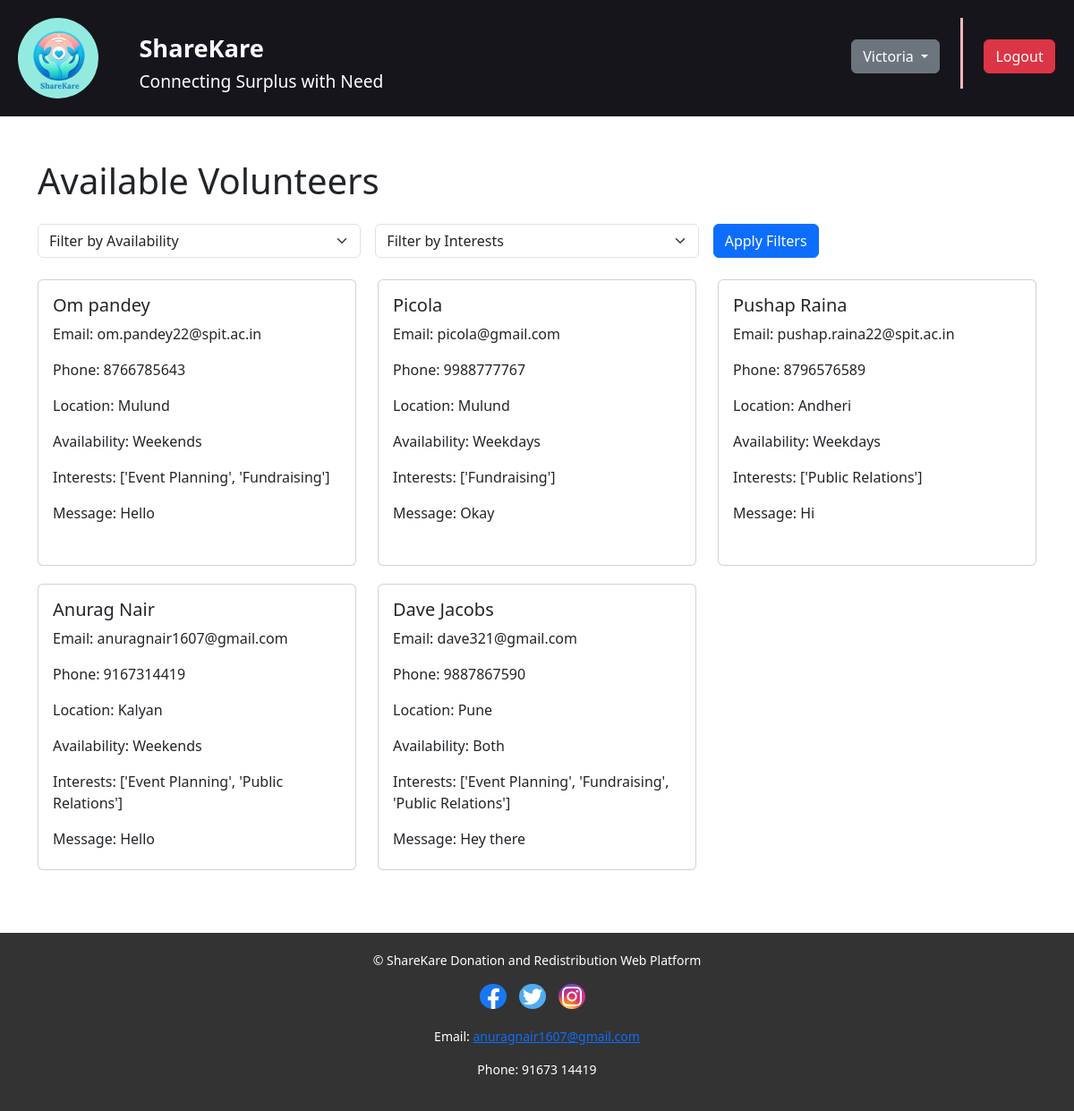
Page /view_volunteers/ (signed in) on the committed database.
### home/models.py (models this page shows, shortened)
class NGO(models.Model):
    user = models.OneToOneField(User, on_delete=models.CASCADE)
    regno = models.CharField(max_length=255)
    ngoname = models.CharField(max_length=255)
    document = models.FileField(upload_to='ngo_documents/')
    is_verified = models.BooleanField(default=False)
    latitude = models.FloatField(null=True, blank=True)
    longitude = models.FloatField(null=True, blank=True)

class Volunteer(models.Model):
    fullname = models.CharField(max_length=100)
    email = models.EmailField()
    phone = models.BigIntegerField()
    location = models.CharField(max_length=255)
    address = models.CharField(max_length=255, blank=True, null=True)
    AVAILABILITY_CHOICES = [
        ('Weekdays', 'Weekdays'),
        ('Weekends', 'Weekends'),
        ('Both', 'Both'),
    ]
    availability = models.CharField(max_length=8, choices=AVAILABILITY_CHOICES)
    interests = models.CharField(max_length=255)
    message = models.TextField(blank=True, null=True)
    latitude = models.FloatField(null=True, blank=True)
    longitude = models.FloatField(null=True, blank=True)

### home/views.py (the view)
# urls.py: path('view_volunteers/', views.view_volunteers, name='view_volunteers'),
def view_volunteers(request):
    volunteers = Volunteer.objects.all()
    availability = request.GET.get('availability')
    if availability:
        if availability != 'Both':
            volunteers =volunteers = volunteers.filter(availability=availability) | volunteers.filter(availability='Both')
        else:
            volunteers = volunteers.filter(availability=availability)
    interests = request.GET.get('interests')
    if interests:
        volunteers = volunteers.filter(interests__icontains=interests)
    profile = NGO.objects.get(user=request.user)
    ngo_latitude = profile.latitude
    ngo_longitude = profile.longitude
    if ngo_latitude and ngo_longitude:
        volunteers = sorted(volunteers,key=lambda x: haversine_distance(ngo_latitude, ngo_longitude, x.latitude, x.longitude))
    context = {
        'volunteers': volunteers,
        'ngoname': request.user.ngo.ngoname
    }
    return render(request, 'view_volunteers.html', context)

### home/views.py (called while the page is built)
def haversine_distance(lat1, lon1, lat2, lon2):
    lon1, lat1, lon2, lat2 = map(math.radians, [lon1, lat1, lon2, lat2])
    dlon = lon2 - lon1
    dlat = lat2 - lat1
    a = math.sin(dlat/2)**2 + math.cos(lat1) * math.cos(lat2) * math.sin(dlon/2)**2
    c = 2 * math.atan2(math.sqrt(a), math.sqrt(1-a))
    r = 6371  # Radius of the earth in kilometers
    return round(r * c, 2)

### templates/view_volunteers.html (shortened to what this page needs)
{% extends 'base2.html' %}
{% load static %}
{% block css %}
    <link rel="stylesheet" href="{% static "css/ngohome.css" %}">
{% endblock %}
{% block content %}
<div class="container mt-5">
    <h1 class="mb-4">Available Volunteers</h1>
    <div class="mb-4">
        <form action="" method="get" class="row g-3">
            <div class="col-md-4">
                <select class="form-select" name="availability">
                    <option value="" selected>Filter by Availability</option>
                </select>
            </div>
            <div class="col-md-4">
                <select class="form-select" name="interests">
                    <option value="" selected>Filter by Interests</option>
                </select>
            </div>
            <div class="col-md-4">
                <button type="submit" class="btn btn-primary">Apply Filters</button>
            </div>
        </form>
    </div>
    <div class="row">
        {% for volunteer in volunteers %}
        <div class="col-md-4">
            <div class="card volunteer-card">
                <div class="card-body">
                    <h5 class="card-title">{{ volunteer.fullname }}</h5>
                    <p class="card-text">Email: {{ volunteer.email }}</p>
                    <p class="card-text">Phone: {{ volunteer.phone }}</p>
                    <p class="card-text">Location: {{ volunteer.location }}</p>
                    <p class="card-text">Availability: {{ volunteer.availability }}</p>
                    <p class="card-text">Interests: {{ volunteer.interests }}</p>
                    {% if volunteer.message %}
                    <p class="card-text">Message: {{ volunteer.message }}</p>
                    {% endif %}
                </div>
            </div>
        </div>
        {% empty %}
        <div class="col">
            <p>No volunteers found.</p>
        </div>
        {% endfor %}
    </div>
</div>
{% endblock %}

### templates/base2.html (shortened to what this page needs)
<!DOCTYPE html>
{% load static %}
<html lang="en">
<head>
    <link rel="stylesheet" href="{% static "css/ngohome.css" %}"/>
    {% block css %}{% endblock %}
    <link href="https://cdn.jsdelivr.net/npm/bootstrap@5.3.3/dist/css/bootstrap.min.css" rel="stylesheet">
</head>
<body>
    <header>
        <div class="m_container">
            <div id="left">
                <div>
                    <img src="{% static "images/ShareKare.png" %}" id="logo" alt="ShareCare Logo">
                </div>
                <div id="lrig">
                        <h1>ShareKare</h1>
                        <h3>Connecting Surplus with Need</h3>
                </div>
            </div>
                <div class="dropdown">
                    <br>
                        <button class="btn btn-secondary dropdown-toggle" type="button" id="dropdownMenuButton" data-bs-toggle="dropdown" aria-expanded="false">
                            {{ request.user.ngo.ngoname }}
                        </button>
                    </div>
            <div class="vl"></div>
            <div id="user1">
                <a id ="link" href="{% url 'logout' %}"><button class="btn btn-danger" onclick="logout()">Logout</button></a>
            </div>
        </div>
    </header>
    <div class="content">
        {% block content %}
        {% endblock %}
    </div>
    <footer>
        <div class="m_container" id="last">
            <div class="footer-content">
                <p>&copy; ShareKare Donation and Redistribution Web Platform</p>
                <div class="social-media">
                    <a href="https://www.facebook.com/profile.php?id=100084735663295"><img src="{% static "images/facebook.png" %}" alt="Facebook"></a>
                    <a href="https://twitter.com/PushapRaina"><img src="{% static "images/twitter.png" %}" alt="Twitter"></a>
                    <a href="https://www.instagram.com/dope.music.official_?igsh=MWF5MTNlNGtqNmNxaA%3D%3D&utm_source=qr"><img src="{% static "images/instagram.jpg" %}" alt="Instagram"></a>
                </div>
                <div class="contact-info">
                    <p>Email: <a href="mailto:anuragnair1607@gmail.com">anuragnair1607@gmail.com</a></p>
                    <p>Phone: 91673 14419</p>
                </div>
            </div>
        </div>
    </footer>
</body>
</html>

### static/css/ngohome.css (style rules this page uses)
* { margin: 0; padding: 0; box-sizing: border-box; height: auto; }
body { font-family: 'Arial', sans-serif; background-color: #f4e8e8; overflow-x: hidden; }
#left h1 { font-size: 1.7rem; }
#left h3 { font-size: 1.2rem; }
#lrig { margin-top: 2%; }
.m_container { top: 0; max-width: 1600px; margin: 0 auto; padding: 0 20px; display: flex; flex-wrap: wrap; justify-content: center; gap: 2% }
#logo { height: 90px; width: 90px; border-radius: 50%; }
#left { display: flex; flex: 1; gap: 5%; }
.vl { border-left: 3px solid rgb(242, 183, 183); height: auto; margin-bottom: 1%; }
#user1 { margin-right: 1%; margin-top: 22px; width: 69px; height: 35px; text-align: center; padding-top: 2px; border-radius: 10%; }
#link { color: white; font-size: 1.2rem; }
header { background-color: #17151c; color: #fff; padding: 20px 0; top: 0; height: fit-content; }
header h1 { font-size: 24px; font-weight: bold; }
footer { background-color: #333; color: #fff; padding: 20px 0; text-align: center; position: relative; bottom: 0; margin-top: 50px; width: 100%; height: 10%; }
footer p { font-size: 14px; }
.footer-content { display: flex; flex-direction: column; align-items: center; }
.social-media { margin-bottom: 10px; }
.social-media a { margin-right: 10px; }
.social-media img { width: 30px; height: auto; border-radius: 50%; }
.contact-info { font-size: 14px; margin-top: 10px; }
html { scroll-behavior: smooth; }
.card { min-height: 320px; max-height: 320px; overflow-y: auto; }

### templates/view_volunteers.html (style rules this page uses)
.volunteer-card { margin-bottom: 20px; }

### rows in the picture
Volunteer: fullname "Om pandey", email "om.pandey22@spit.ac.in", phone "8766785643", location "Mulund", availability "Weekends", interests "['Event Planning', 'Fundraising']", message "Hello"
Volunteer: fullname "Picola", email "picola@gmail.com", phone "9988777767", location "Mulund", availability "Weekdays", interests "['Fundraising']", message "Okay"
Volunteer: fullname "Pushap Raina", email "pushap.raina22@spit.ac.in", phone "8796576589", location "Andheri", availability "Weekdays", interests "['Public Relations']", message "Hi"
Volunteer: fullname "Anurag Nair", email "anuragnair1607@gmail.com", phone "9167314419", location "Kalyan", availability "Weekends", interests "['Event Planning', 'Public Relations']", message "Hello"
Volunteer: fullname "Dave Jacobs", email "dave321@gmail.com", phone "9887867590", location "Pune", availability "Both", interests "['Event Planning', 'Fundraising', 'Public Relations']", message "Hey there"

### other values in the picture
{{ request.user.ngo.ngoname }} "Victoria"
